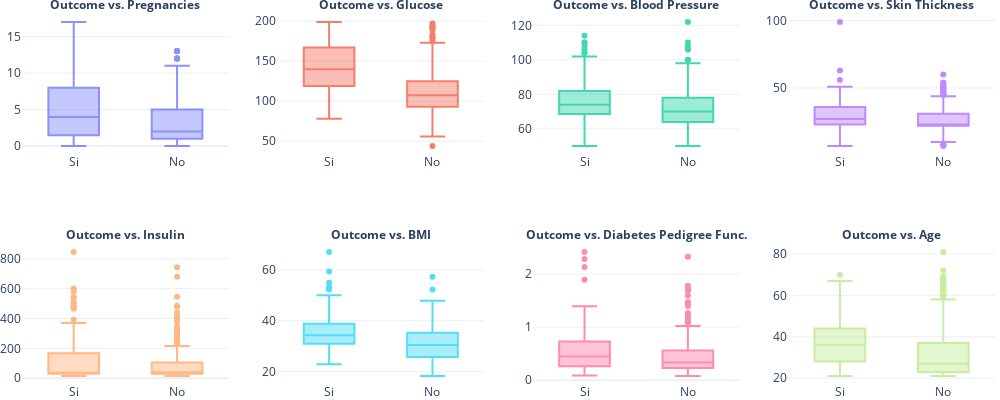

Notebook cell for this chart:
### Code cell
fig = make_subplots(rows=2, cols=4, subplot_titles=('<b>Outcome vs. Pregnancies</b>',
                                                    '<b>Outcome vs. Glucose</b>',
                                                    '<b>Outcome vs. Blood Pressure</b>',
                                                    '<b>Outcome vs. Skin Thickness</b>',
                                                    '<b>Outcome vs. Insulin</b>',
                                                    '<b>Outcome vs. BMI</b>',
                                                    '<b>Outcome vs. Diabetes Pedigree Func.</b>',
                                                    '<b>Outcome vs. Age</b>'
                                                   ))

fig.add_trace(go.Box(y=df['Pregnancies'], x=df['Outcome']), row=1, col=1)
fig.add_trace(go.Box(y=df['Glucose'], x=df['Outcome']), row=1, col=2)
fig.add_trace(go.Box(y=df['BloodPressure'], x=df['Outcome']), row=1, col=3)
fig.add_trace(go.Box(y=df['SkinThickness'], x=df['Outcome']), row=1, col=4)
fig.add_trace(go.Box(y=df['Insulin'], x=df['Outcome']), row=2, col=1)
fig.add_trace(go.Box(y=df['BMI'], x=df['Outcome']), row=2, col=2)
fig.add_trace(go.Box(y=df['DiabetesPedigreeFunction'], x=df['Outcome']), row=2, col=3)
fig.add_trace(go.Box(y=df['Age'], x=df['Outcome']), row=2, col=4)

                                
# Update visual layout
fig.update_layout(
    showlegend=False,
    width=1000,
    height=400,
    autosize=False,
    margin=dict(t=15, b=0, l=5, r=5),
    template="plotly_white",
)

# update font size at the axes
fig.update_coloraxes(colorbar_tickfont_size=10)
# Update font in the titles: Apparently subplot titles are annotations (Subplot font size is hardcoded to 16pt · Issue #985)
fig.update_annotations(font_size=12)
# Reduce opacity
fig.update_traces(opacity=0.75)

fig.show()

### Figure 1 — Plotly figure (JSON) as saved in the notebook; plotly's stock layout.template omitted (floating-point values rounded to 4 significant figures; data arrays with more than 128 entries replaced by an {"elided": "..."} marker saying what was removed)
{"data": [{"opacity": 0.75, "type": "box", "x": {"elided": "768 str values"}, "xaxis": "x", "y": {"elided": "768 int values"}, "yaxis": "y"}, {"opacity": 0.75, "type": "box", "x": {"elided": "768 str values"}, "xaxis": "x2", "y": {"elided": "768 float values"}, "yaxis": "y2"}, {"opacity": 0.75, "type": "box", "x": {"elided": "768 str values"}, "xaxis": "x3", "y": {"elided": "768 float values"}, "yaxis": "y3"}, {"opacity": 0.75, "type": "box", "x": {"elided": "768 str values"}, "xaxis": "x4", "y": {"elided": "768 int values"}, "yaxis": "y4"}, {"opacity": 0.75, "type": "box", "x": {"elided": "768 str values"}, "xaxis": "x5", "y": {"elided": "768 float values"}, "yaxis": "y5"}, {"opacity": 0.75, "type": "box", "x": {"elided": "768 str values"}, "xaxis": "x6", "y": {"elided": "768 float values"}, "yaxis": "y6"}, {"opacity": 0.75, "type": "box", "x": {"elided": "768 str values"}, "xaxis": "x7", "y": {"elided": "768 float values"}, "yaxis": "y7"}, {"opacity": 0.75, "type": "box", "x": {"elided": "768 str values"}, "xaxis": "x8", "y": {"elided": "768 int values"}, "yaxis": "y8"}], "layout": {"annotations": [{"font": {"size": 12}, "showarrow": false, "text": "<b>Outcome vs. Pregnancies</b>", "x": 0.1062, "xanchor": "center", "xref": "paper", "y": 1, "yanchor": "bottom", "yref": "paper"}, {"font": {"size": 12}, "showarrow": false, "text": "<b>Outcome vs. Glucose</b>", "x": 0.3688, "xanchor": "center", "xref": "paper", "y": 1, "yanchor": "bottom", "yref": "paper"}, {"font": {"size": 12}, "showarrow": false, "text": "<b>Outcome vs. Blood Pressure</b>", "x": 0.6313, "xanchor": "center", "xref": "paper", "y": 1, "yanchor": "bottom", "yref": "paper"}, {"font": {"size": 12}, "showarrow": false, "text": "<b>Outcome vs. Skin Thickness</b>", "x": 0.8938, "xanchor": "center", "xref": "paper", "y": 1, "yanchor": "bottom", "yref": "paper"}, {"font": {"size": 12}, "showarrow": false, "text": "<b>Outcome vs. Insulin</b>", "x": 0.1062, "xanchor": "center", "xref": "paper", "y": 0.375, "yanchor": "bottom", "yref": "paper"}, {"font": {"size": 12}, "showarrow": false, "text": "<b>Outcome vs. BMI</b>", "x": 0.3688, "xanchor": "center", "xref": "paper", "y": 0.375, "yanchor": "bottom", "yref": "paper"}, {"font": {"size": 12}, "showarrow": false, "text": "<b>Outcome vs. Diabetes Pedigree Func.</b>", "x": 0.6313, "xanchor": "center", "xref": "paper", "y": 0.375, "yanchor": "bottom", "yref": "paper"}, {"font": {"size": 12}, "showarrow": false, "text": "<b>Outcome vs. Age</b>", "x": 0.8938, "xanchor": "center", "xref": "paper", "y": 0.375, "yanchor": "bottom", "yref": "paper"}], "autosize": false, "coloraxis": {"colorbar": {"tickfont": {"size": 10}}}, "height": 400, "margin": {"b": 0, "l": 5, "r": 5, "t": 15}, "showlegend": false, "width": 1000, "xaxis": {"anchor": "y", "domain": [0, 0.2125]}, "xaxis2": {"anchor": "y2", "domain": [0.2625, 0.475]}, "xaxis3": {"anchor": "y3", "domain": [0.525, 0.7375]}, "xaxis4": {"anchor": "y4", "domain": [0.7875, 1]}, "xaxis5": {"anchor": "y5", "domain": [0, 0.2125]}, "xaxis6": {"anchor": "y6", "domain": [0.2625, 0.475]}, "xaxis7": {"anchor": "y7", "domain": [0.525, 0.7375]}, "xaxis8": {"anchor": "y8", "domain": [0.7875, 1]}, "yaxis": {"anchor": "x", "domain": [0.625, 1]}, "yaxis2": {"anchor": "x2", "domain": [0.625, 1]}, "yaxis3": {"anchor": "x3", "domain": [0.625, 1]}, "yaxis4": {"anchor": "x4", "domain": [0.625, 1]}, "yaxis5": {"anchor": "x5", "domain": [0, 0.375]}, "yaxis6": {"anchor": "x6", "domain": [0, 0.375]}, "yaxis7": {"anchor": "x7", "domain": [0, 0.375]}, "yaxis8": {"anchor": "x8", "domain": [0, 0.375]}}}
